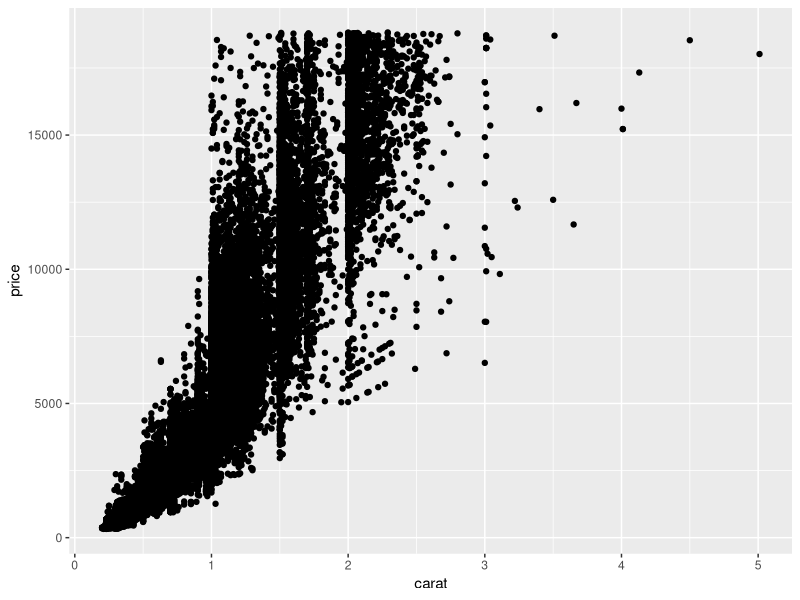
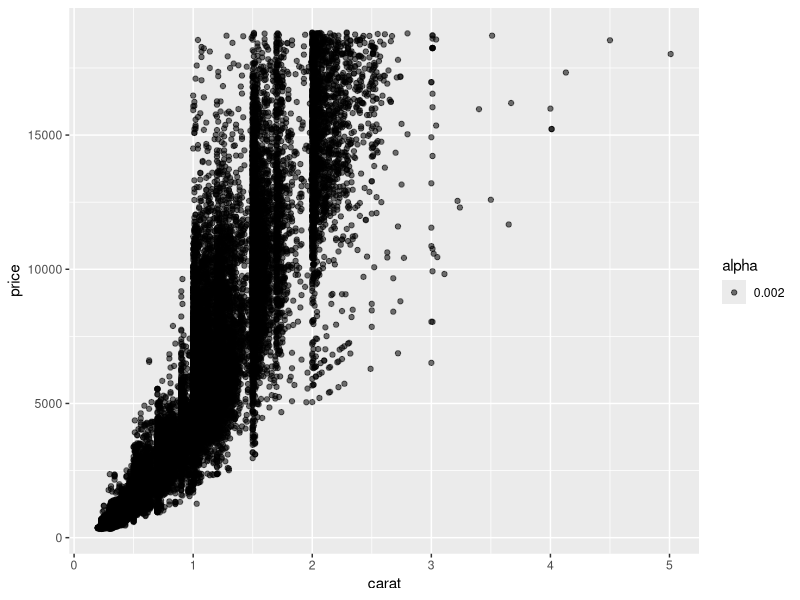
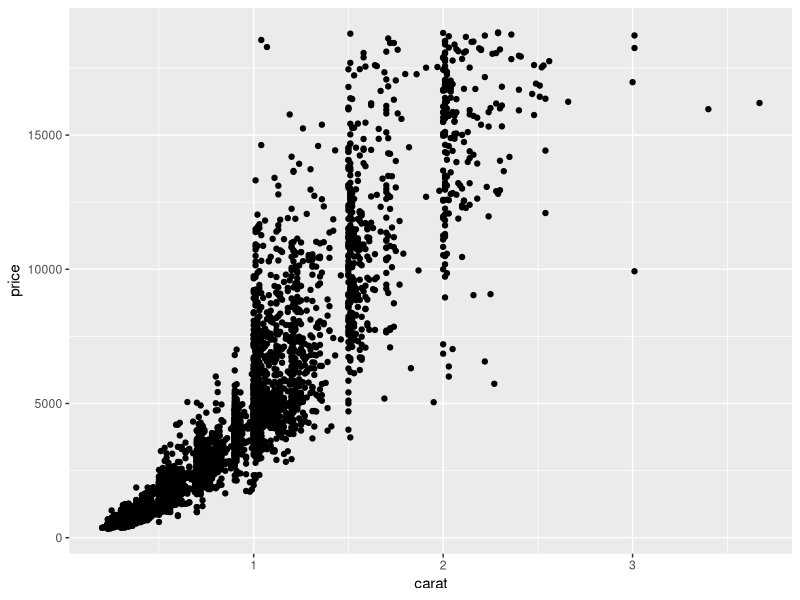
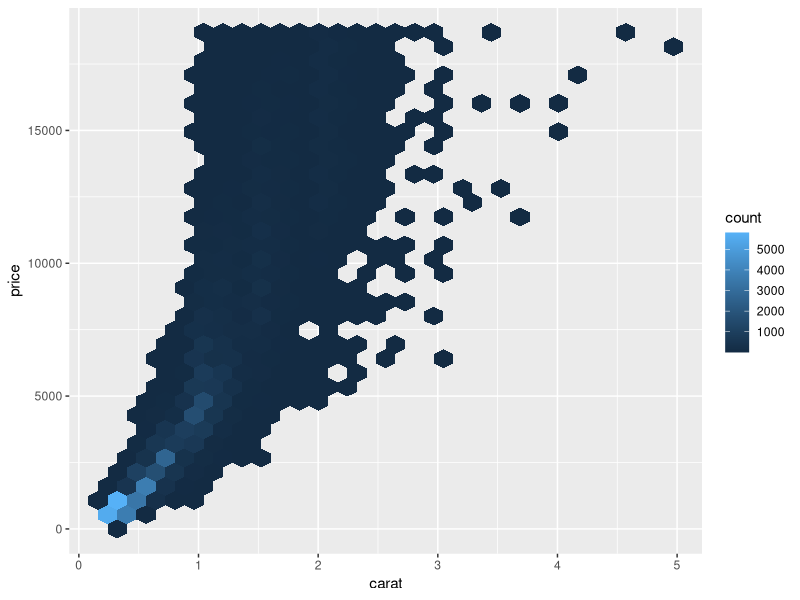
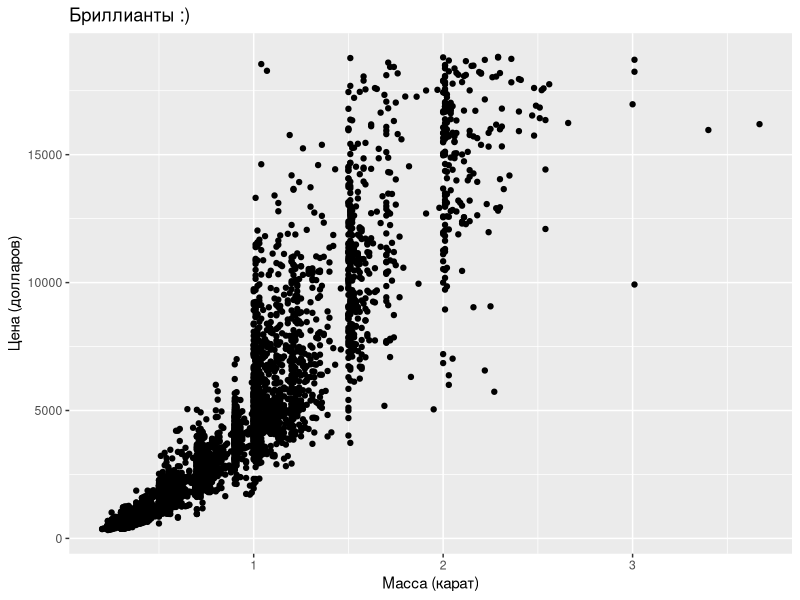

The R script that drew these images, in order:
library(tidyverse) # манипуляции с данными и графики
library(lmtest) # тесты для линейных моделей
library(sandwich) # оценки Var(beta hat) при гетероскедастичности

glimpse(diamonds)
help("diamonds")

qplot(data = diamonds, x = carat, y = price)
qplot(data = diamonds, x = carat, y = price, alpha = 0.002)

d_subset <- sample_n(diamonds, 5000)
qplot(data = d_subset, x = carat, y = price)

qplot(data = diamonds, x = carat, 
      y = price, 
      geom = "hex")


qplot(data = d_subset, 
      x = carat, y = price) + 
  xlab("Масса (карат)") +
  ylab("Цена (долларов)") +
  ggtitle("Бриллианты :)")

model_0 <- lm(data = diamonds, 
              price ~ carat + x + y + z)
summary(model_0) # отчёт со словами
coeftest(model_0) # только табличка про коэффициенты

vcov(model_0) # оценка Var(beta hat) при гомоскедастичности

# оценка Var(beta hat) при гетероскедастичности
vcovHC(model_0) # по умолчанию HC3
vcovHC(model_0, type = "HC1") # как в стате

# проверка значимости с использованием устойчивых 
# гетероскедастичности se_HC(beta hat)
coeftest(model_0, vcov. = vcovHC)
help(coeftest)

# оценим ограниченную модель
model_r <- lm(data = diamonds, price ~ carat)

# F-тест:
# F = ( (RSS_R - RSS_UR) / q ) / (RSS_UR / (n - k_UR) )
# при гомоскедастичности!
waldtest(model_r, model_0, test = "F")

# тест Вальда
# при гомоскедастичности!
waldtest(model_r, model_0, test = "Chisq")
# H0: beta_x = beta_y = beta_z = 0 отвергается!

# тест Вальда
# при гетероскедастичности!
waldtest(model_r, model_0, test = "Chisq", 
         vcov = vcovHC)
# H0: beta_x = beta_y = beta_z = 0 отвергается!

# Тест Уайта (классический, без корректировки Коэнкера)
# Шаг 1
# Построили регрессию y = beta_1 + beta_2 x + u
# раздобыли остатки u_hat
# Шаг 2
# подозреваем, что есть факторы влияющие на Var(u|X)
# Построили регрессию
# u_hat^2 = gamma_1 + gamma_2 z + gamma_3 z^2 + v
# H_0: гомоскедастичность, Var(u|X) = const
# gamma_2 = 0, gamma_3 = 0
# LM = n R^2_{step 2}

bptest(data = diamonds, 
       price ~ carat + x + y + z, 
       varformula = ~ carat, studentize = FALSE)

# корректировка Коэнкера
# между шагом 1 и шагом 2 добавляется шаг 1.5
# u_hat^2 <- u_hat^2 / (1 - H_ii)
bptest(data = diamonds, 
       price ~ carat + x + y + z, 
       varformula = ~ carat)
# H0 о гомоскедастичности отвергается, 
# гетероскедастичность есть

# тест Голдфельда-Квандта
# подозреваем какую-ту переменную во влиянии на Var(u|X)
# сортируем наблюдения по этой переменной
# выкидываем 20% наблюдений посередине
# оцениваем исходную модель y = beta_1 + beta_2 x + u
# По первой части наблюдений. Получаем RSS_1
# По второй части наблюдений. Получаем RSS_2
# H0: гомоскедастичность, sigma^2_2 = sigma^2_1
# GQ = (RSS_1 / (n_1 - k) ) / (RSS_2 / (n_2 - k))
# GQ ~ F_{n_1 - k, n_2 - k}
# где k — число коэффициентов
gqtest(data = diamonds, 
       order.by = ~ carat,
       fraction = 0.2,
       price ~ carat + x + y + z)
# H0 о гомоскедастичности отвергается, 
# гетероскедастичность есть
